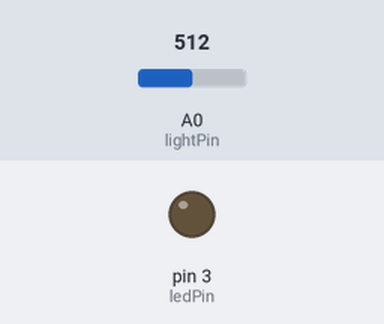
Simulated run of this sketch. Board: Arduino Uno, built with avr-gcc and run on an emulated ATmega328P. On the bench: output pins drawn as LEDs (lit = HIGH). The test bench sets the inputs (shaded band); at power-on: A0 (lightPin) = 512.

Above: at 1.2 s.
1.3 s: A0 (lightPin) set to 110
2.8 s: A0 (lightPin) set to 93
At 2.96 s:
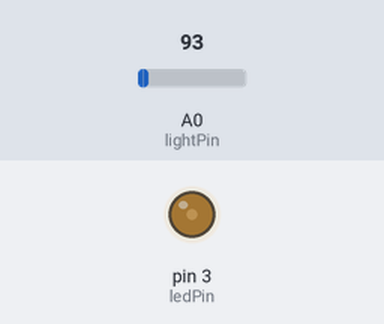
At 4.0 s:
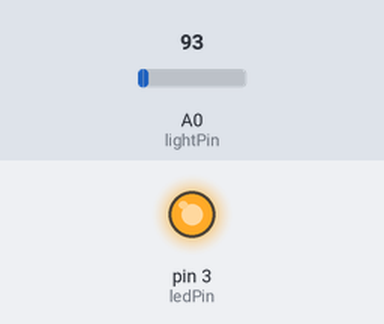
Timing chart, 0 to 5.8 s (numbered marks = the images above; inputs shaded):
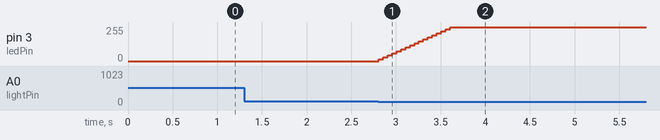

Measured:
- the behaviour switches between 100 and 99 on A0 (lightPin) (found by bisection; images 0 and 1)
- after the input at 1.3 s, every drawn part: stays the same
- after the input at 2.8 s, pin 3 (ledPin): moves from 0/255 to 255/255 over 0.80 s, starting at once

The sketch:

light-sensor-night-light.ino
```cpp
const int ledPin = 3;
const int lightPin = A0;

const int darknessThreshold = 100;

int brightness = 0;

void setup() {
  pinMode(ledPin, OUTPUT);
}

void loop() {
  int lightVal = analogRead(lightPin);

  if (lightVal < darknessThreshold) {
    brightness = brightness >= 255 ? 255 : brightness + 15;
    analogWrite(ledPin, brightness);
  } else {
    brightness = 0;
    analogWrite(ledPin, brightness);
  }

  delay(50);
}
```
